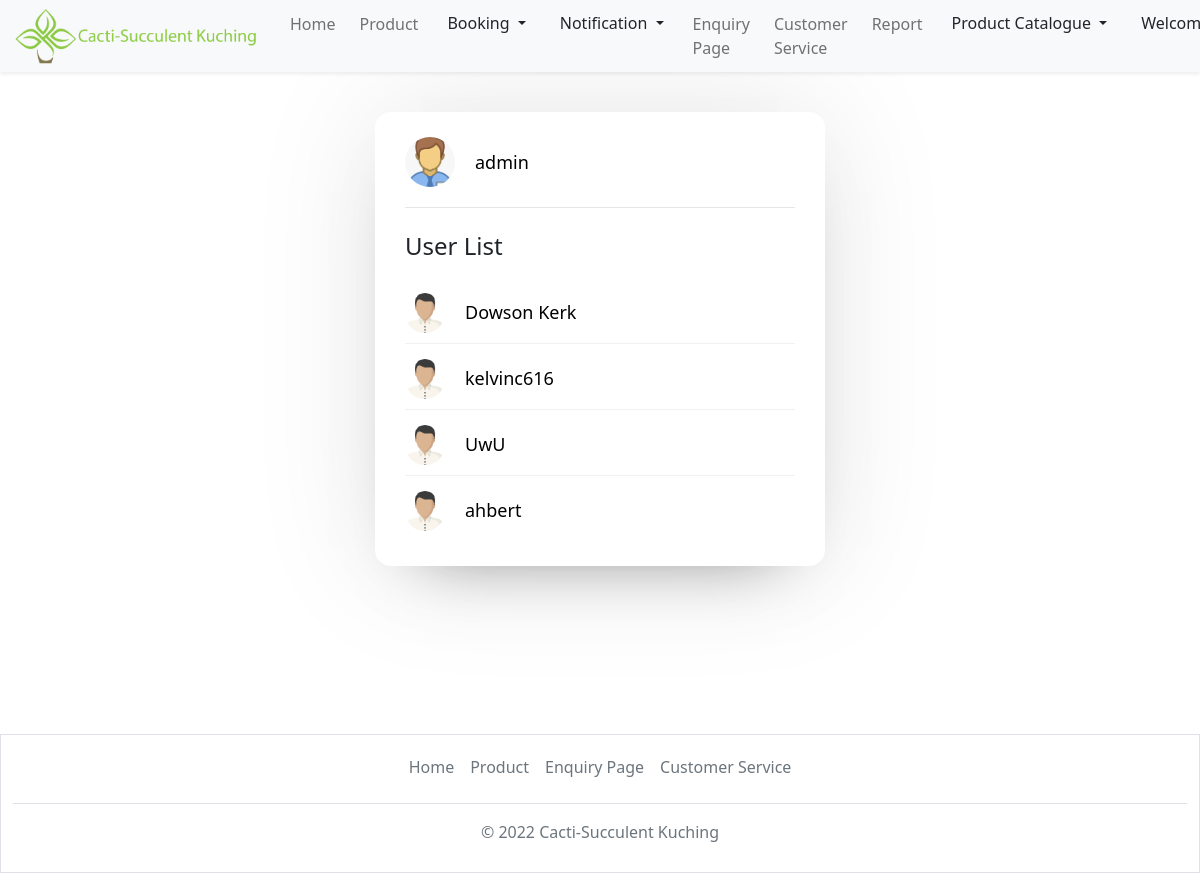
/admin/admincustomerservice.php (signed in), run on an earlier commit of the app's database.
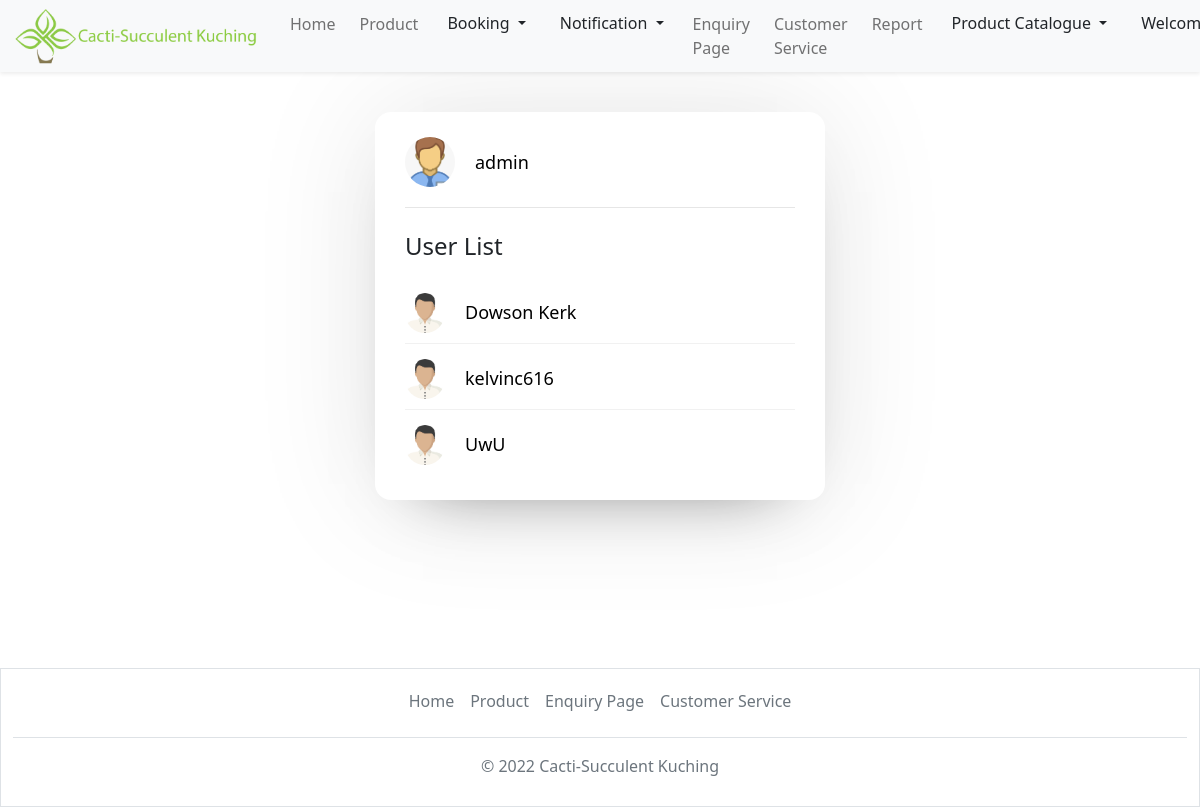
And on a later commit of the database.
### tables this page shows
CREATE TABLE `users` (
  `id` int(100) NOT NULL,
  `username` varchar(100) NOT NULL,
  `full_name` varchar(100) DEFAULT NULL,
  `birthday` date DEFAULT NULL,
  `contact_number` varchar(100) DEFAULT NULL,
  `email` varchar(100) NOT NULL,
  `user_type` varchar(100) NOT NULL,
  `password` varchar(100) NOT NULL
);

### admin/admincustomerservice.php (the view, shortened to what the changed rows need)
<?php
include('../Account.php');
?>
<!doctype html>
<html lang="en">
    <head>
        <link rel="stylesheet" href="../styles\homepage.css">
        <link rel="stylesheet" href="../styles\chat.css">
        <link href="https://cdn.jsdelivr.net/npm/bootstrap@5.2.2/dist/css/bootstrap.min.css" rel="stylesheet">
        <link rel="stylesheet" href="https://cdnjs.cloudflare.com/ajax/libs/font-awesome/5.15.2/css/all.min.css"/>
    </head>
<body>
<br></br><br></br>
<div class="col-12 ">
    <div class="wrapper mx-auto">
        <section class="users">
        <br>
        <br>
        <div class="users-list">
                <?php
                $query = "SELECT * FROM users WHERE id != {$_SESSION['user']['id']}";
                $query_run = mysqli_query($con, $query);
                if(mysqli_num_rows($query_run) > 0)
                {
                foreach($query_run as $list)
                {
                ?>
                <a class="text-decoration-none" href="adminchat.php?user_id=<?php echo $list['id'] ?>">
                    <div class="content">
                    <img src="../images/users.png" alt="">
                        <div class="details">
                            <span><?php echo $list['username'] ?></span>
                        </div>
                    </div>
                </a>
                <?php
                    }
                }
            ?>
        </div>
        </section>
    </div>
</div>
<br></br><br></br>
<br></br><br>
</body>
</html>

What changed in the data, as far as the page shows it:
removed users: username "ahbert"
